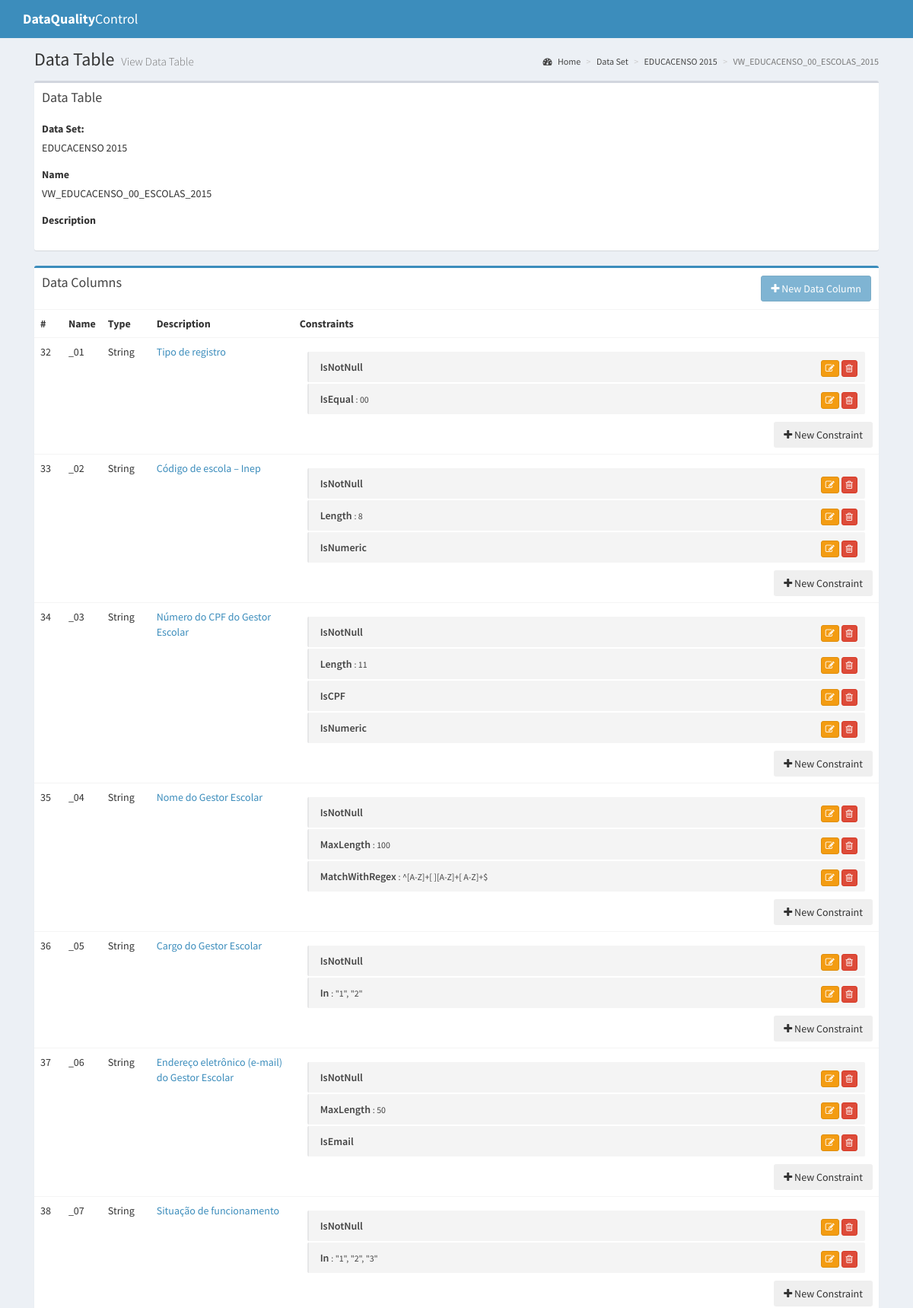
The app's page /datatable/35/ (upper part) with its own data.
### dqc/models.py (models this page shows, shortened)
class DataTable(models.Model):
    name = models.CharField(max_length=200)
    description = models.TextField()
    data_set = models.ForeignKey(DataSet)
    created_at = models.DateTimeField(auto_now_add=True)
    data_column_identify = models.ForeignKey('DataColumn', null=True)

class DataSet(models.Model):
    name = models.CharField(max_length=200)
    description = models.TextField()
    connection_driver = models.CharField(max_length=200, choices=CONNECTION_DRIVER_CHOICES)
    connection_server = models.CharField(max_length=200)
    connection_port = models.CharField(max_length=200)
    connection_database = models.CharField(max_length=200)
    connection_user = models.CharField(max_length=200)
    connection_password = models.CharField(max_length=200)
    created_at = models.DateTimeField(auto_now_add=True)

class DataColumn(models.Model):
    name = models.CharField(max_length=200)
    description = models.TextField()
    data_table = models.ForeignKey(DataTable)
    data_type = models.ForeignKey(DataType)
    created_at = models.DateTimeField(auto_now_add=True)

class DataType(models.Model):
    name = models.CharField(max_length=200)
    description = models.TextField()

class DataColumnConstraint(models.Model):
    data_column = models.ForeignKey(DataColumn)
    data_validation_constraint = models.ForeignKey(DataValidationConstraint)
    created_at = models.DateTimeField(auto_now_add=True)
    argument = models.TextField()

class DataValidationConstraint(models.Model):
    name = models.CharField(max_length=200)
    description = models.TextField()
    data_quality_dimension = models.ManyToManyField(DataQualityDimension)
    data_type = models.ManyToManyField(DataType)
    method_to_call = models.CharField(max_length=200)
    arguments_number = models.IntegerField()
    arguments_type = models.ForeignKey(DataType, null=True, related_name='argument_type')

### dqc/views.py (the view)
# urls.py: url(r'^datatable/(?P<id>\d+)/$', views.datatable_view, name="datatable_view"),
def datatable_view(request, id):
    datatable = DataTable.objects.get(id=id)
    datacolumns = DataColumn.objects.filter(data_table=datatable).order_by('name')
    columns = []
    datacolumns_names = [dc.name for dc in datacolumns]
    for (column_name, column_type) in get_column_list(datatable):
        if column_name not in datacolumns_names:
            columns += [(column_name, column_type)]
    return render(request, 'data_table_view.html',
                  {"datatable": datatable, "datacolumns": datacolumns, "columns": columns })

### dqc/util_classes/connection.py (called while the page is built)
def get_column_list(datatable):
    db = MyDB(datatable.data_set)
    columns = []
    if datatable.data_set.connection_driver == 'mssql':
        descriptions = db.query("SELECT COLUMN_NAME, DATA_TYPE FROM INFORMATION_SCHEMA.COLUMNS WHERE TABLE_NAME='%s';" % datatable.name)
        for desc in descriptions:
                columns += [(desc[0], get_column_type(desc[1]))]
    elif datatable.data_set.connection_driver == 'pgsql':
        descriptions = db.query("select column_name, data_type from information_schema.columns where table_name='%s';" % datatable.name)
        for desc in descriptions:
            columns += [(desc[0], get_column_type(desc[1]))]
    columns.sort()
    return columns

    def query(self, query, params=None):
        if params:
            self._db_cur.execute(query, params)
        else:
            self._db_cur.execute(query)
        return self._db_cur

    def __del__(self):
        self._db_connection.close()

### templates/data_table_view.html (shortened to what this page needs)
{% extends "template.html" %}
{% block content-header %}
    <h1>
        Data Table
        <small>View Data Table</small>
    </h1>
    <ol class="breadcrumb">
        <li><a href="{% url 'index' %}"><i class="fa fa-dashboard"></i> Home</a></li>
        <li><a href="{% url 'dataset_list' %}">Data Set</a></li>
        <li><a href="{% url 'dataset_view' datatable.data_set.id %}">{{ datatable.data_set.name }}</a></li>
        <li class="active">{{ datatable.name }}</li>
    </ol>
{% endblock %}
{% block content %}
    <div class="box">
        <div class="box-header">
            <h3 class="box-title">Data Table</h3>
        </div>
        <div class="box-body">
            <div class="form-group">
                <label>Data Set:</label>
                <p>{{ datatable.data_set.name }}</p>
            </div>
            <div class="form-group">
                <label>Name</label>
                <p>{{ datatable.name }}</p>
            </div>
            <div class="form-group">
                <label>Description</label>
            </div>
        </div>
    </div>
    <div class="box box-primary">
        <div class="box-header">
            <h3 class="box-title">Data Columns</h3>
            <button {% if not columns %} disabled="disabled" {% endif %} class="btn btn-primary pull-right" data-toggle="modal" data-target="#newDataColumnModal"><i
                    class="fa fa-plus"></i> New Data Column
            </button>
        </div>
        <div class="box-body no-padding table-responsive">
            <table class="table">
                <tbody>
                <tr>
                    <th style="width: 10px">#</th>
                    <th style="width: 50px">Name</th>
                    <th style="width: 50px">Type</th>
                    <th style="width: 50px">Description</th>
                    <th>Constraints</th>
                </tr>
                {% for datacolumn in datacolumns %}
                    <tr>
                        <td>{{ datacolumn.id }}</td>
                        <td>{{ datacolumn.name }}</td>
                        <td>{{ datacolumn.data_type.name }}</td>
                        <td><a style="border: 0px;" href="#" id="description" class="editable" data-type="text" data-pk="{{ datacolumn.id }}" data-url="{% url 'datacolumn_edit' %}" data-title="Enter description">{{ datacolumn.description }}</a></td>
                        <td>
                            <div class="box-body">
                                <ul class="todo-list" id="constraints_list_column_{{ datacolumn.id }}">
                                    {% for constraint in datacolumn.datacolumnconstraint_set.all %}
                                        <li id="show_constraint_to_columnconstraint_{{ constraint.id }}">
                                            <span class="text">{{ constraint.data_validation_constraint.name }}</span>
                                            {% if constraint.argument != '' %}
                                                <small>: {{ constraint.argument }}</small>
                                            {% endif %}
                                            <div class="pull-right">
                                                <button class="btn btn-xs btn-warning  editDataColumnConstraintButton" title="Edit"
                                                   data-id="{{ constraint.id }}"
                                                   data-column-id="{{ constraint.data_column.id }}"
                                                   data-column-name="{{ constraint.data_column.name }}"
                                                   data-type-id="{{ constraint.data_column.data_type.id }}"
                                                   data-type-name="{{ constraint.data_column.data_type.name }}"
                                                   data-validation-constraint-id="{{ constraint.data_validation_constraint.id }}"
                                                   data-argument="{{ constraint.argument }}">
                                                    <i class="fa fa-edit"></i></button>
                                                <button class="btn btn-xs btn-danger" title="Remove">
                                                <i class="fa fa-trash-o"></i></button>
                                            </div>
                                        </li>
                                    {% endfor %}
                                </ul>
                            </div>
                            <div class="small-box-footer">
                                <button id="button_add_constraint_to_column_{{ datacolumn.id }}" class="btn pull-right addDataColumnConstraintButton"
                                        data-column-id="{{ datacolumn.id }}"
                                        data-column-name="{{ datacolumn.name }}"
                                        data-type-id="{{ datacolumn.data_type.id }}"
                                        data-type-name="{{ datacolumn.data_type.name }}"><i
                                        class="fa fa-plus"></i> New Constraint
                                </button>
                            </div>
                        </td>
                    </tr>
                {% endfor %}
                </tbody>
            </table>
        </div>
    </div>
{% endblock %}

### records on screen
DataTable: data_set.name "EDUCACENSO 2015", name "VW_EDUCACENSO_00_ESCOLAS_2015"
DataColumn: id "32", name "_01", data_type.name "String", description "Tipo de registro"
DataColumnConstraint: data_validation_constraint.name "IsNotNull"
DataColumnConstraint: data_validation_constraint.name "IsEqual", argument "00"
DataColumn: id "33", name "_02", data_type.name "String", description "Código de escola – Inep"
DataColumnConstraint: data_validation_constraint.name "IsNotNull"
DataColumnConstraint: data_validation_constraint.name "Length", argument "8"
DataColumnConstraint: data_validation_constraint.name "IsNumeric"
DataColumn: id "34", name "_03", data_type.name "String", description "Número do CPF do Gestor Escolar"
DataColumnConstraint: data_validation_constraint.name "IsNotNull"
DataColumnConstraint: data_validation_constraint.name "Length", argument "11"
DataColumnConstraint: data_validation_constraint.name "IsCPF"
DataColumnConstraint: data_validation_constraint.name "IsNumeric"
DataColumn: id "35", name "_04", data_type.name "String", description "Nome do Gestor Escolar"
DataColumnConstraint: data_validation_constraint.name "IsNotNull"
DataColumnConstraint: data_validation_constraint.name "MaxLength", argument "100"
DataColumnConstraint: data_validation_constraint.name "MatchWithRegex", argument "^[A-Z]+[ ][A-Z]+[ A-Z]+$"
DataColumn: id "36", name "_05", data_type.name "String", description "Cargo do Gestor Escolar"
DataColumnConstraint: data_validation_constraint.name "IsNotNull"
DataColumnConstraint: data_validation_constraint.name "In", argument "\"1\", \"2\""
DataColumn: id "37", name "_06", data_type.name "String", description "Endereço eletrônico (e-mail) do Gestor Escolar"
DataColumnConstraint: data_validation_constraint.name "IsNotNull"
DataColumnConstraint: data_validation_constraint.name "MaxLength", argument "50"
DataColumnConstraint: data_validation_constraint.name "IsEmail"
DataColumn: id "38", name "_07", data_type.name "String", description "Situação de funcionamento"
DataColumnConstraint: data_validation_constraint.name "IsNotNull"
DataColumnConstraint: data_validation_constraint.name "In", argument "\"1\", \"2\", \"3\""
